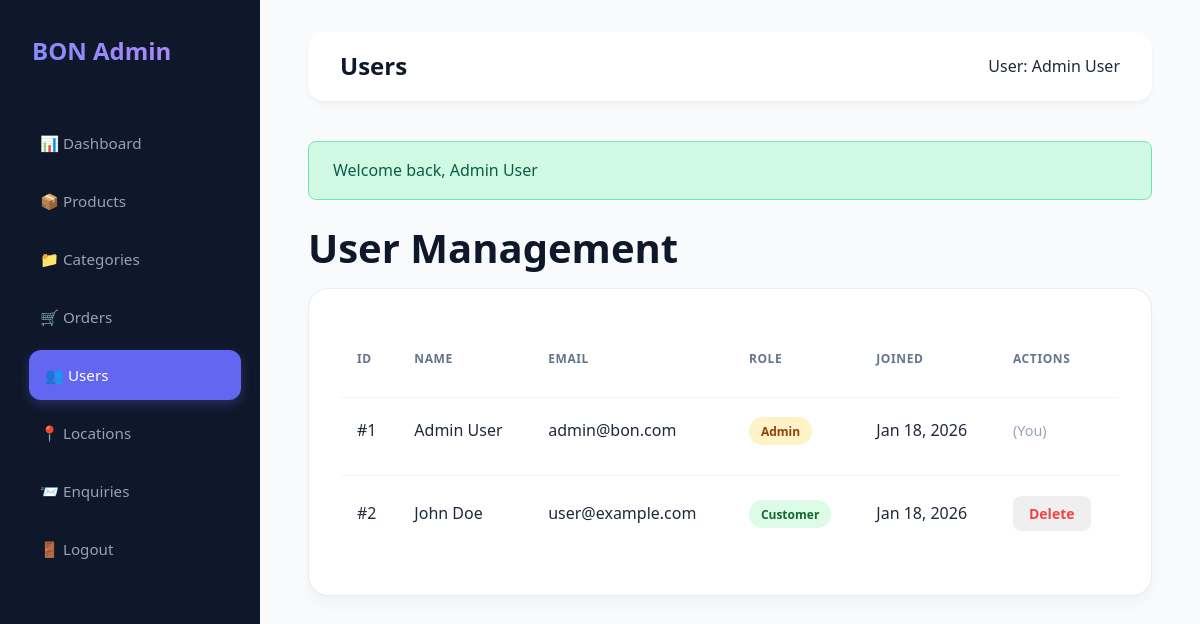
The page /admin/users.php (signed in) on the database its author committed.
### tables this page shows
CREATE TABLE `users` (
  `id` int(11) NOT NULL AUTO_INCREMENT,
  `email` varchar(255) NOT NULL,
  `password_hash` varchar(255) NOT NULL,
  `full_name` varchar(100) NOT NULL,
  `role` enum('customer','admin') NOT NULL DEFAULT 'customer',
  `created_at` timestamp NOT NULL DEFAULT current_timestamp(),
  PRIMARY KEY (`id`),
  UNIQUE KEY `email` (`email`)
);

### includes/functions.php (called while the page is built, shortened)
<?php
function sanitize($input) {
    return htmlspecialchars(trim($input), ENT_QUOTES, 'UTF-8');
}
?>

### admin/users.php (the view, shortened to what this page needs)
<?php
require_once 'includes/header.php';
$stmt = $pdo->query("SELECT * FROM users ORDER BY created_at DESC");
$users = $stmt->fetchAll();
?>
<div class="mb-2">
    <h1>User Management</h1>
</div>
<div class="card">
    <table class="table">
        <thead>
            <tr>
                <th>ID</th>
                <th>Name</th>
                <th>Email</th>
                <th>Role</th>
                <th>Joined</th>
                <th>Actions</th>
            </tr>
        </thead>
        <tbody>
            <?php foreach ($users as $user): ?>
            <tr>
                <td>#<?php echo $user['id']; ?></td>
                <td><?php echo sanitize($user['full_name']); ?></td>
                <td><?php echo sanitize($user['email']); ?></td>
                <td>
                    <span class="badge badge-<?php echo $user['role'] === 'admin' ? 'warning' : 'success'; ?>">
                        <?php echo ucfirst($user['role']); ?>
                    </span>
                </td>
                <td><?php echo date('M j, Y', strtotime($user['created_at'])); ?></td>
                <td>
                    <?php if ($user['id'] != $_SESSION['user_id']): ?>
                    <form method="POST" onsubmit="return confirm('Are you sure you want to delete this user?');" style="display:inline;">
                        <button type="submit" class="btn btn-sm btn-outline" style="color: #EF4444; border-color: #EF4444;">Delete</button>
                    </form>
                    <?php else: ?>
                    <span style="color: #94A3B8; font-size: 0.9rem;">(You)</span>
                    <?php endif; ?>
                </td>
            </tr>
            <?php endforeach; ?>
        </tbody>
    </table>
</div>
<?php require_once 'includes/footer.php'; ?>

### assets/css/style.css (style rules this page uses)
:root { --primary-blue: #2563EB; --primary-blue-dark: #1E40AF; --orange-gradient-start: #FF6B35; --orange-gradient-end: #FF4757; --text-dark: #0F172A; --text-muted: #64748B; --bg-light: #F8FAFC; --bg-white: #FFFFFF; --border-light: #E2E8F0; --footer-bg: #1E293B; --footer-dark: #0F172A; }
* { margin: 0; padding: 0; box-sizing: border-box; font-family: ui-sans-serif, system-ui, sans-serif, "Apple Color Emoji", "Segoe UI Emoji", Segoe UI Symbol, "Noto Color Emoji"; }
body { background-color: var(--bg-light); color: var(--text-dark); line-height: 1.6; display: flex; flex-direction: column; min-height: 100vh; }
h1, h2, h3, h4, h5, h6 { line-height: 1.2; margin-bottom: 1rem; color: var(--text-dark); font-weight: 700; }
h1 { font-size: 2.5rem; }
.btn { display: inline-block; padding: 0.75rem 1.75rem; border-radius: 8px; font-weight: 600; cursor: pointer; border: none; transition: all 0.2s; text-align: center; font-size: 0.95rem; }
.card { background: white; padding: 2.5rem; border-radius: 16px; border: 1px solid var(--border-light); transition: all 0.3s; }
.mb-2 { margin-bottom: 1rem; }

### assets/css/admin.css (style rules this page uses)
:root { --admin-primary: #6366f1; --admin-sidebar-bg: #0f172a; --admin-main-bg: #f8fafc; --admin-card-bg: #ffffff; --admin-text-main: #1e293b; --admin-text-muted: #64748b; --admin-transition: all 0.3s cubic-bezier(0.4, 0, 0.2, 1); }
.admin-body { background-color: var(--admin-main-bg); font-family: ui-sans-serif, system-ui, -apple-system, sans-serif; color: var(--admin-text-main); display: flex; min-height: 100vh; }
.card { background: white; border-radius: 20px; padding: 2rem; box-shadow: 0 10px 15px -3px rgba(0, 0, 0, 0.04); border: 1px solid rgba(226, 232, 240, 0.8); animation: slideUp 0.5s ease-out; }
.table { width: 100%; border-collapse: separate; border-spacing: 0 0.75rem; }
.table th { text-align: left; padding: 1rem; color: var(--admin-text-muted); font-weight: 600; text-transform: uppercase; font-size: 0.75rem; letter-spacing: 0.05em; }
.table td { padding: 1.25rem 1rem; background: transparent; border-top: 1px solid #f1f5f9; }
.badge { padding: 0.35rem 0.75rem; border-radius: 99px; font-size: 0.75rem; font-weight: 600; }
.badge-warning { background: #fef3c7; color: #92400e; }
.badge-success { background: #dcfce7; color: #166534; }
.btn-outline { padding: 0.5rem 1rem; border-radius: 8px; font-weight: 600; font-size: 0.875rem; transition: var(--admin-transition); }
.admin-nav a, .card, .btn-outline { transition: var(--admin-transition); }

### rows shown on the page
users: id "1", full_name "Admin User", email "admin@bon.com", role "Admin", created_at "Jan 18, 2026", shows "(You)"
users: id "2", full_name "John Doe", email "user@example.com", role "Customer", created_at "Jan 18, 2026"

### other values the page prints
$page_title "Users"
$_SESSION['user_name'] "Admin User"
$flash['message'] "Welcome back, Admin User"
